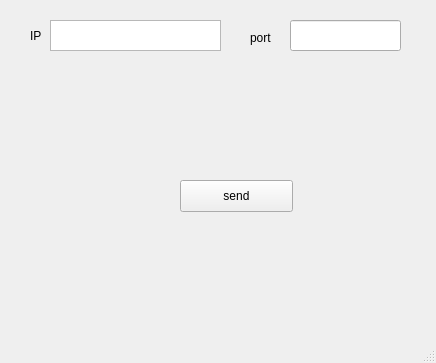
<?xml version="1.0" encoding="UTF-8"?>
<ui version="4.0">
 <class>MainWindow</class>
 <widget class="QMainWindow" name="MainWindow">
  <property name="geometry">
   <rect>
    <x>0</x>
    <y>0</y>
    <width>436</width>
    <height>363</height>
   </rect>
  </property>
  <property name="windowTitle">
   <string>MainWindow</string>
  </property>
  <widget class="QWidget" name="centralwidget">
   <widget class="QPushButton" name="pushButton">
    <property name="geometry">
     <rect>
      <x>180</x>
      <y>180</y>
      <width>113</width>
      <height>32</height>
     </rect>
    </property>
    <property name="text">
     <string>send</string>
    </property>
   </widget>
   <widget class="QLabel" name="label">
    <property name="geometry">
     <rect>
      <x>30</x>
      <y>20</y>
      <width>21</width>
      <height>31</height>
     </rect>
    </property>
    <property name="text">
     <string>IP</string>
    </property>
   </widget>
   <widget class="QLabel" name="label_2">
    <property name="geometry">
     <rect>
      <x>250</x>
      <y>30</y>
      <width>31</width>
      <height>16</height>
     </rect>
    </property>
    <property name="text">
     <string>port</string>
    </property>
   </widget>
   <widget class="QTextBrowser" name="textBrowser">
    <property name="geometry">
     <rect>
      <x>50</x>
      <y>20</y>
      <width>171</width>
      <height>31</height>
     </rect>
    </property>
   </widget>
   <widget class="QLineEdit" name="lineEdit">
    <property name="geometry">
     <rect>
      <x>290</x>
      <y>20</y>
      <width>111</width>
      <height>31</height>
     </rect>
    </property>
   </widget>
  </widget>
  <widget class="QMenuBar" name="menubar">
   <property name="geometry">
    <rect>
     <x>0</x>
     <y>0</y>
     <width>436</width>
     <height>22</height>
    </rect>
   </property>
  </widget>
  <widget class="QStatusBar" name="statusbar"/>
 </widget>
 <resources/>
 <connections>
  <connection>
   <sender>pushButton</sender>
   <signal>clicked()</signal>
   <receiver>MainWindow</receiver>
   <slot>sendOnClick()</slot>
   <hints>
    <hint type="sourcelabel">
     <x>240</x>
     <y>219</y>
    </hint>
    <hint type="destinationlabel">
     <x>241</x>
     <y>268</y>
    </hint>
   </hints>
  </connection>
 </connections>
 <slots>
  <slot>sendOnClick()</slot>
 </slots>
</ui>
